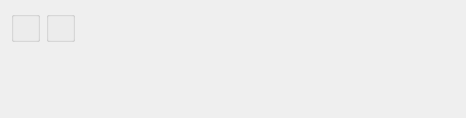
<?xml version="1.0" encoding="UTF-8"?>
<ui version="4.0">
 <comment>This file is part of the xTuple ERP: PostBooks Edition, a free and
open source Enterprise Resource Planning software suite,
Copyright (c) 1999-2010 by OpenMFG LLC, d/b/a xTuple.
It is licensed to you under the Common Public Attribution License
version 1.0, the full text of which (including xTuple-specific Exhibits)
is available at www.xtuple.com/CPAL.  By using this software, you agree
to be bound by its terms.</comment>
 <class>dspTimePhasedSalesByCustomerGroup</class>
 <widget class="QWidget" name="dspTimePhasedSalesByCustomerGroup">
  <property name="geometry">
   <rect>
    <x>0</x>
    <y>0</y>
    <width>466</width>
    <height>118</height>
   </rect>
  </property>
  <property name="windowTitle">
   <string>Time-Phased Sales History by Customer Group</string>
  </property>
  <layout class="QHBoxLayout" name="horizontalLayout">
   <item>
    <layout class="QVBoxLayout" name="verticalLayout_2">
     <property name="spacing">
      <number>0</number>
     </property>
     <item>
      <widget class="ParameterGroup" name="_customerGroup">
       <property name="title">
        <string/>
       </property>
       <property name="fixedSize">
        <bool>false</bool>
       </property>
      </widget>
     </item>
     <item>
      <spacer name="verticalSpacer">
       <property name="orientation">
        <enum>Qt::Vertical</enum>
       </property>
       <property name="sizeHint" stdset="0">
        <size>
         <width>20</width>
         <height>0</height>
        </size>
       </property>
      </spacer>
     </item>
    </layout>
   </item>
   <item>
    <layout class="QVBoxLayout" name="verticalLayout">
     <property name="spacing">
      <number>0</number>
     </property>
     <item>
      <widget class="ParameterGroup" name="_productCategory">
       <property name="title">
        <string/>
       </property>
       <property name="fixedSize">
        <bool>false</bool>
       </property>
      </widget>
     </item>
     <item>
      <spacer name="verticalSpacer_2">
       <property name="orientation">
        <enum>Qt::Vertical</enum>
       </property>
       <property name="sizeHint" stdset="0">
        <size>
         <width>20</width>
         <height>0</height>
        </size>
       </property>
      </spacer>
     </item>
    </layout>
   </item>
   <item>
    <spacer name="horizontalSpacer">
     <property name="orientation">
      <enum>Qt::Horizontal</enum>
     </property>
     <property name="sizeHint" stdset="0">
      <size>
       <width>9</width>
       <height>20</height>
      </size>
     </property>
    </spacer>
   </item>
  </layout>
 </widget>
 <layoutdefault spacing="6" margin="11"/>
 <pixmapfunction>qPixmapFromMimeSource</pixmapfunction>
 <customwidgets>
  <customwidget>
   <class>ParameterGroup</class>
   <extends>QGroupBox</extends>
   <header>parametergroup.h</header>
  </customwidget>
 </customwidgets>
 <tabstops>
  <tabstop>_customerGroup</tabstop>
  <tabstop>_productCategory</tabstop>
 </tabstops>
 <resources/>
 <connections/>
</ui>
